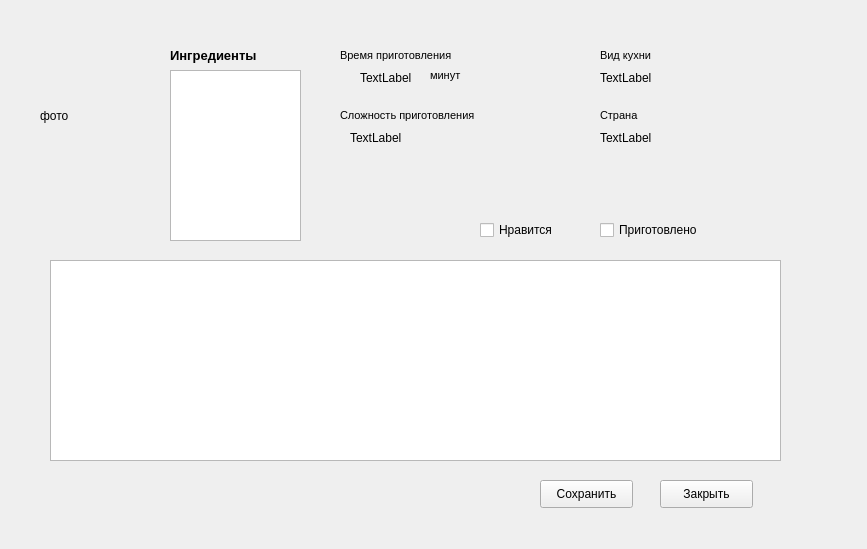
<?xml version="1.0" encoding="UTF-8"?>
<ui version="4.0">
 <class>viewRecipe</class>
 <widget class="QWidget" name="viewRecipe">
  <property name="geometry">
   <rect>
    <x>0</x>
    <y>0</y>
    <width>867</width>
    <height>549</height>
   </rect>
  </property>
  <property name="windowTitle">
   <string>Form</string>
  </property>
  <widget class="QLabel" name="label_5">
   <property name="geometry">
    <rect>
     <x>340</x>
     <y>100</y>
     <width>161</width>
     <height>31</height>
    </rect>
   </property>
   <property name="font">
    <font>
     <pointsize>8</pointsize>
     <weight>50</weight>
     <bold>false</bold>
    </font>
   </property>
   <property name="text">
    <string>Сложность приготовления</string>
   </property>
  </widget>
  <widget class="QLabel" name="label">
   <property name="geometry">
    <rect>
     <x>40</x>
     <y>40</y>
     <width>101</width>
     <height>151</height>
    </rect>
   </property>
   <property name="text">
    <string>фото</string>
   </property>
  </widget>
  <widget class="QLabel" name="label_7">
   <property name="geometry">
    <rect>
     <x>600</x>
     <y>40</y>
     <width>161</width>
     <height>31</height>
    </rect>
   </property>
   <property name="font">
    <font>
     <pointsize>8</pointsize>
     <weight>50</weight>
     <bold>false</bold>
    </font>
   </property>
   <property name="text">
    <string>Вид кухни</string>
   </property>
  </widget>
  <widget class="QTextEdit" name="textEdit">
   <property name="geometry">
    <rect>
     <x>170</x>
     <y>70</y>
     <width>131</width>
     <height>171</height>
    </rect>
   </property>
  </widget>
  <widget class="QTextEdit" name="textEdit_2">
   <property name="geometry">
    <rect>
     <x>50</x>
     <y>260</y>
     <width>731</width>
     <height>201</height>
    </rect>
   </property>
  </widget>
  <widget class="QLabel" name="label_6">
   <property name="geometry">
    <rect>
     <x>430</x>
     <y>60</y>
     <width>161</width>
     <height>31</height>
    </rect>
   </property>
   <property name="font">
    <font>
     <pointsize>8</pointsize>
     <weight>50</weight>
     <bold>false</bold>
    </font>
   </property>
   <property name="text">
    <string>минут</string>
   </property>
  </widget>
  <widget class="QPushButton" name="pushButton">
   <property name="geometry">
    <rect>
     <x>660</x>
     <y>480</y>
     <width>93</width>
     <height>28</height>
    </rect>
   </property>
   <property name="text">
    <string>Закрыть</string>
   </property>
  </widget>
  <widget class="QLabel" name="label_3">
   <property name="geometry">
    <rect>
     <x>170</x>
     <y>40</y>
     <width>131</width>
     <height>31</height>
    </rect>
   </property>
   <property name="font">
    <font>
     <pointsize>10</pointsize>
     <weight>75</weight>
     <bold>true</bold>
    </font>
   </property>
   <property name="text">
    <string>Ингредиенты</string>
   </property>
  </widget>
  <widget class="QLabel" name="label_8">
   <property name="geometry">
    <rect>
     <x>600</x>
     <y>100</y>
     <width>161</width>
     <height>31</height>
    </rect>
   </property>
   <property name="font">
    <font>
     <pointsize>8</pointsize>
     <weight>50</weight>
     <bold>false</bold>
    </font>
   </property>
   <property name="text">
    <string>Страна</string>
   </property>
  </widget>
  <widget class="QLabel" name="label_4">
   <property name="geometry">
    <rect>
     <x>340</x>
     <y>40</y>
     <width>131</width>
     <height>31</height>
    </rect>
   </property>
   <property name="font">
    <font>
     <pointsize>8</pointsize>
     <weight>50</weight>
     <bold>false</bold>
    </font>
   </property>
   <property name="text">
    <string>Время приготовления</string>
   </property>
  </widget>
  <widget class="QLabel" name="label_2">
   <property name="geometry">
    <rect>
     <x>10</x>
     <y>520</y>
     <width>101</width>
     <height>16</height>
    </rect>
   </property>
  </widget>
  <widget class="QLabel" name="label_9">
   <property name="geometry">
    <rect>
     <x>360</x>
     <y>70</y>
     <width>55</width>
     <height>16</height>
    </rect>
   </property>
   <property name="text">
    <string>TextLabel</string>
   </property>
  </widget>
  <widget class="QLabel" name="label_10">
   <property name="geometry">
    <rect>
     <x>350</x>
     <y>130</y>
     <width>131</width>
     <height>16</height>
    </rect>
   </property>
   <property name="text">
    <string>TextLabel</string>
   </property>
  </widget>
  <widget class="QLabel" name="label_11">
   <property name="geometry">
    <rect>
     <x>600</x>
     <y>70</y>
     <width>181</width>
     <height>16</height>
    </rect>
   </property>
   <property name="text">
    <string>TextLabel</string>
   </property>
  </widget>
  <widget class="QLabel" name="label_12">
   <property name="geometry">
    <rect>
     <x>600</x>
     <y>130</y>
     <width>181</width>
     <height>16</height>
    </rect>
   </property>
   <property name="text">
    <string>TextLabel</string>
   </property>
  </widget>
  <widget class="QCheckBox" name="checkBox">
   <property name="geometry">
    <rect>
     <x>480</x>
     <y>220</y>
     <width>81</width>
     <height>20</height>
    </rect>
   </property>
   <property name="text">
    <string>Нравится</string>
   </property>
  </widget>
  <widget class="QCheckBox" name="checkBox_2">
   <property name="geometry">
    <rect>
     <x>600</x>
     <y>220</y>
     <width>111</width>
     <height>20</height>
    </rect>
   </property>
   <property name="text">
    <string>Приготовлено</string>
   </property>
  </widget>
  <widget class="QPushButton" name="pushButton_2">
   <property name="geometry">
    <rect>
     <x>540</x>
     <y>480</y>
     <width>93</width>
     <height>28</height>
    </rect>
   </property>
   <property name="text">
    <string>Сохранить</string>
   </property>
  </widget>
 </widget>
 <resources/>
 <connections/>
</ui>
